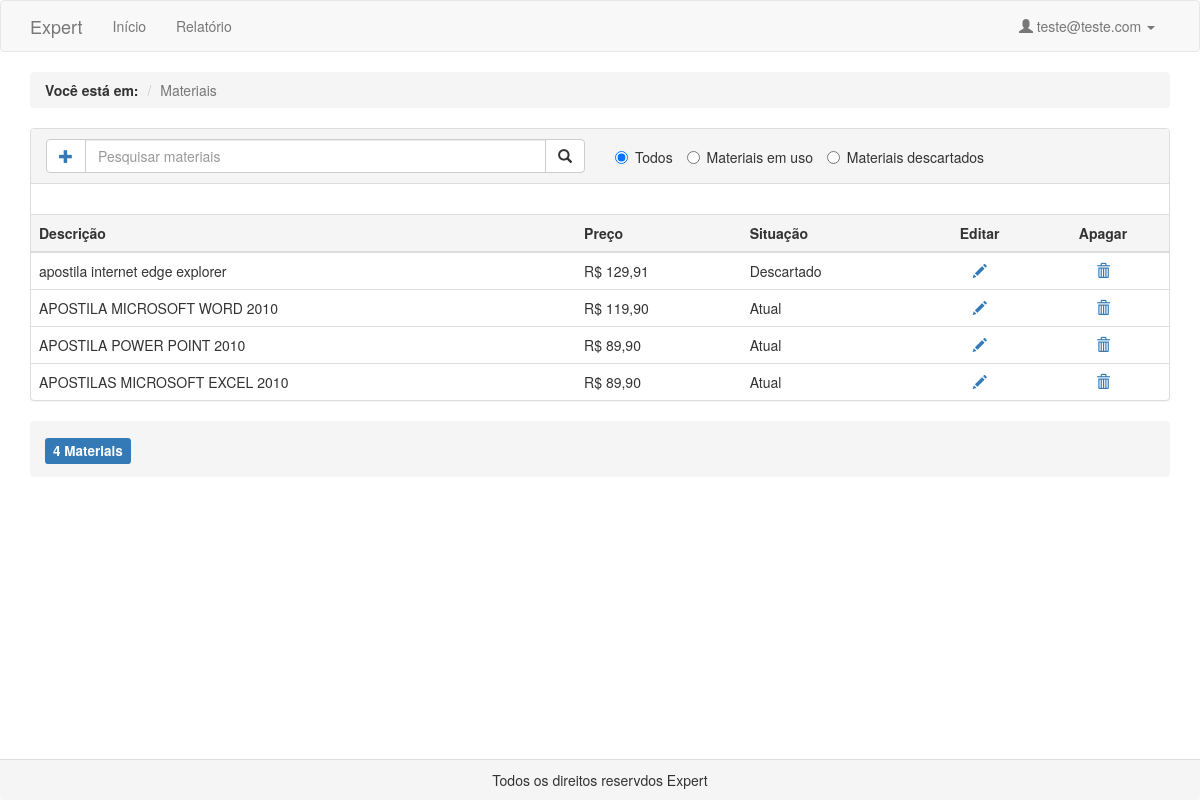
The app's page /pages/materiais_home.php (signed in) with its own data.
### tables this page shows
CREATE TABLE `materiais` (
  `cod_material` int(11) NOT NULL,
  `nome` varchar(100) NOT NULL,
  `preco` float DEFAULT NULL,
  `situacao` varchar(20) NOT NULL
);

### pages/materiais_home.php (the view, shortened to what this page needs)
<?php
	$optradio = 'Todos';
	@$pesquisar = $_POST['pesquisar'];
	@$situacao = $_POST['optradio'];
	if( $situacao == NULL){
		$sql = "SELECT * from materiais WHERE nome LIKE  '%$pesquisar%' order by nome LIMIT 100";
	}elseif($situacao == 'Todos'){
		$sql = "SELECT * from materiais WHERE nome LIKE  '%$pesquisar%' order by nome LIMIT 100";
	}else{
		$sql = "SELECT * from materiais WHERE nome LIKE  '%$pesquisar%' AND situacao = '$situacao' order by nome LIMIT 100";
	}
	$objDb = new db();
	$link = $objDb->conecta_mysqli();
	$resultado_id = mysqli_query($link, $sql);
	$materiais = "SELECT count(*)as total from materiais WHERE situacao = '$situacao'";
	if ($situacao == NULL) {
		$materiais = "SELECT count(*)as total from materiais";
	}
	$resul = mysqli_query($link, $materiais);
	$value = mysqli_fetch_assoc($resul);
	$total = $value['total'];
 ?>
<!DOCTYPE html>
<html>
	<head>
		<link rel="stylesheet" type="text/css" href="../bootstrap/css/bootstrap.min.css" ></link>
	</head>
<body>
	<nav class="navbar navbar-default">
		<div class="container">
			<div class="navbar-header">
				<a class="navbar-brand" href="#">
					<span title="Logo Expert">
						<div id="logoSVG">Expert</div>
					</span>
				</a>
		  	</div>
		  	<div class="collapse navbar-collapse" id="bs-example-navbar-collapse-1">
				<ul class="nav navbar-nav">
					<li><a href="../pages/home.php">Início <span class="sr-only">(current)</span></a></li>
					<li><a href="#">Relatório</a></li>
				</ul>
				<ul class="nav navbar-nav navbar-right">
					<li class="dropdown">
						<a href="#" class="dropdown-toggle" data-toggle="dropdown" role="button" aria-haspopup="true" aria-expanded="false">
							<span class="glyphicon glyphicon-user"></span>
						  	<?php
							  echo $_SESSION['login']
						  	?> <span class="caret"></span></a>
				  	</li>
				</ul>
		  	</div>
		</div>
	</nav>
	<div class="container">
		<ol class="breadcrumb">
			<li><strong>Você está em:</a></strong></li>
			<li class="active">Materiais</li>
		</ol>
		<div class="panel panel-default">
			<div class="panel-heading">
				<div class="row">
					<form name="frmPesquisar" method="POST" id="pesquisar">
						<div class="col-sm-6">
							<div class="input-group">
						    	<span class="input-group-btn">
						        	<span class="btn btn-default" type="button" data-toggle="tooltip" data-placement="bottom" title="Cadastrar materiais">
						        		<a href="../pages/materiais_cadastrar.php">
											<span class="glyphicon glyphicon-plus"></span>
										</a>
						        	</span>
						    	</span>
						     	<input class="form-control" name="pesquisar" type="text" id="busca" placeholder="Pesquisar materiais">
						      	<span class="input-group-btn">
						        	<button id="btnPesquisar" type="submit" class="btn btn-default">
						    			<span class="glyphicon glyphicon-search"  data-toggle="tooltip" data-placement="bottom"  title="Pesquisar materiais"></span>
						    		</button>
						      	</span>
						    </div>
						</div>
						<div style="padding-top: 6px;" class="col-sm-6">
						    <label class="radio-inline">
						    	<input type="radio" name="optradio" value="Todos" <?php echo ($optradio == "Todos") ? "checked" : null; ?>><span  data-toggle="tooltip" data-placement="bottom" title="todos materiais">Todos</span>
						    </label>
						    <label class="radio-inline">
						    	<input type="radio" name="optradio" value="Atual" <?php echo ($optradio == "Atual") ? "checked" : null; ?>><span  data-toggle="tooltip" data-placement="bottom" title="Materiais em uso">Materiais em uso</span>
						    </label>
						    <label class="radio-inline">
						    	<input type="radio" name="optradio" value="Descartado" <?php echo ($optradio == "Descartado") ? "checked" : null; ?>><span  data-toggle="tooltip" data-placement="bottom" title="Materiais descartados">Materiais descartados</span>
						    </label>
						</div>
					</form>
				</div>
			</div>
			<div class="panel-body">
			</div>
			<table class="table table-hover table-responsive">
				<thead>
					<tr class="active">
						<th>Descrição</th>
						<th>Preço</th>
						<th>Situação</th>
						<th style="text-align: center;">Editar</th>
						<th style="text-align: center;">Apagar</th>
					</tr>
				</thead>
				<?php while ($dado = $resultado_id->fetch_array()) {?>
					<tr>
						<td><?php echo $dado["nome"]; ?></td>
						<td><?php echo "R$ " .number_format($dado["preco"], 2, ',', '.'); ?></td>
						<td><?php echo $dado["situacao"]; ?></td>
						<td style="text-align: center;">
							<a href="../pages/materiais_alterar.php?cod=<?php echo $dado["cod_material"]; ?>">
								<span data-toggle="tooltip" data-placement="bottom" title="Alterar este material" class="glyphicon glyphicon-pencil"></span>
							</a>
					  	</td>
					  	<td style="text-align: center;">
							<a href="javascript:
								if(confirm('Tem certeza que deseja excluir o registro <?php echo $dado["nome"]; ?>'))
									{ location.href='../pages/materiais_excluir.php?cod=<?php echo $dado["cod_material"]; ?>'}">
								<span class="glyphicon glyphicon-trash" data-toggle="tooltip" data-placement="bottom" title="Excluir este material"></span>
							</a>
						</td>
					</tr>
				<?php } ?>
			</table>
		</div>
	</div>
	<div class="container">
		<div class="breadcrumb">
			<h4>
				<span class="label label-primary">
					<?php echo $total; ?> Materiais
				</span>
			</h4>
		</div>
	</div>
	<div class="panel-footer" id="rodape" style="bottom: 0px; position: fixed; width: 100%;	text-align: center;">
		Todos os direitos reservdos Expert
	</div>
</body>
</html>

### records on screen
materiais: nome "apostila internet edge explorer", preco "129,91", situacao "Descartado"
materiais: nome "APOSTILA MICROSOFT WORD 2010", preco "119,90", situacao "Atual"
materiais: nome "APOSTILA POWER POINT 2010", preco "89,90", situacao "Atual"
materiais: nome "APOSTILAS MICROSOFT EXCEL 2010", preco "89,90", situacao "Atual"

### other values on screen
$_SESSION['login'] "teste@teste.com"
$total "4"
